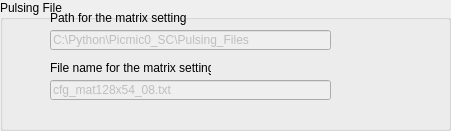
     <widget class="QGroupBox" name="GBCarDisPulsingFile">
      <property name="geometry">
       <rect>
        <x>570</x>
        <y>190</y>
        <width>451</width>
        <height>131</height>
       </rect>
      </property>
      <property name="title">
       <string>Pulsing File</string>
      </property>
      <widget class="QLineEdit" name="leCarDisPulsingPath">
       <property name="enabled">
        <bool>false</bool>
       </property>
       <property name="geometry">
        <rect>
         <x>50</x>
         <y>30</y>
         <width>281</width>
         <height>20</height>
        </rect>
       </property>
       <property name="text">
        <string>C:\Python\Picmic0_SC\Pulsing_Files</string>
       </property>
      </widget>
      <widget class="QLabel" name="LbCarDislPulsingFilePath">
       <property name="geometry">
        <rect>
         <x>50</x>
         <y>10</y>
         <width>161</width>
         <height>16</height>
        </rect>
       </property>
       <property name="text">
        <string>Path for the matrix setting</string>
       </property>
      </widget>
      <widget class="QLabel" name="LblCarDisPulsingFileName">
       <property name="geometry">
        <rect>
         <x>50</x>
         <y>60</y>
         <width>161</width>
         <height>16</height>
        </rect>
       </property>
       <property name="text">
        <string>File name for the matrix setting</string>
       </property>
      </widget>
      <widget class="QLineEdit" name="leCarDisPulsingFileName">
       <property name="enabled">
        <bool>false</bool>
       </property>
       <property name="geometry">
        <rect>
         <x>50</x>
         <y>80</y>
         <width>281</width>
         <height>20</height>
        </rect>
       </property>
       <property name="text">
        <string>cfg_mat128x54_08.txt</string>
       </property>
      </widget>
     </widget>
